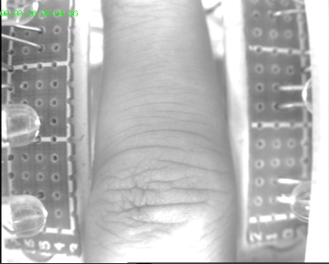
%> input picture Homeworks/Week4/images/work1.png, 329 x 264 px
$ octave hist_equal_RGB.m   (GNU Octave 9; MATLAB toolbox functions it lacks are replaced by stand-ins)
%> lines starting %> are read from the running program, lines starting %| are printed output that depends on the picture
img = imread('work1.png');
%> img is the input picture: size 264x329x3 uint8; mean R, G, B 183, 183.4, 183
R = img(:,:,1);
G = img(:,:,2);
B = img(:,:,3);
R_1 = histeq(R);
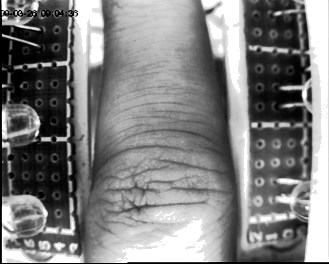
%> R_1: size 264x329 uint8; min 0, max 255, mean 127.8
G_1 = histeq(G);
B_1 = histeq(B);
img_1 = cat(3,R_1,G_1,B_1);

figure;
subplot(1,3,1);
imshow(R);
title('原图-R分量');
subplot(1,3,2);
imshow(G);
title('原图-G分量');
subplot(1,3,3);
imshow(B);
title('原图-B分量');

figure;
subplot(121)
imshow(img);
title('原图')
subplot(122)
imshow(img_1);
title('均衡化后')

figure;
subplot(321)
imhist(R,64);
title('原图像直方图-R通道');
subplot(322)
imhist(R_1,64);
title('均衡化后的直方图-R通道');

subplot(323)
imhist(G,64);
title('原图像直方图-G通道');
subplot(324)
imhist(G_1,64);
title('均衡化后的直方图-G通道');

subplot(325)
imhist(B,64);
title('原图像直方图-B通道');
subplot(326)
imhist(B_1,64);
title('均衡化后的直方图-B通道');
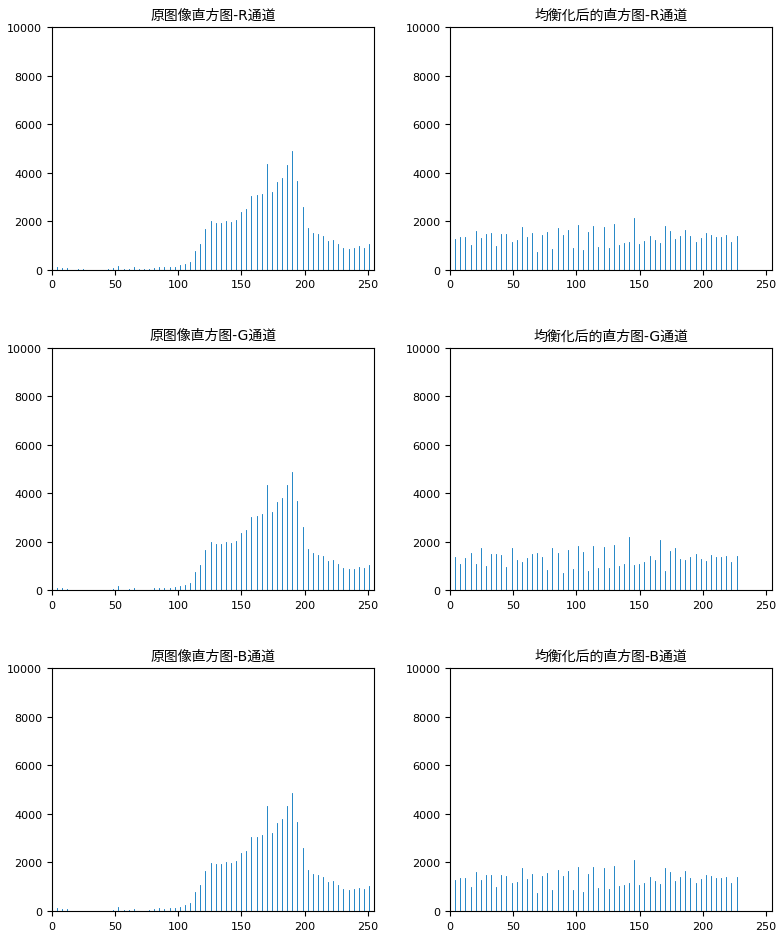
%> figure redrawn from the program's plot data, 6 panels; panel 1: highest point at x = 255, y = 9859; panel 2: highest point at x = 255, y = 9038; panel 3: highest point at x = 255, y = 9879; panel 4: highest point at x = 255, y = 9048
